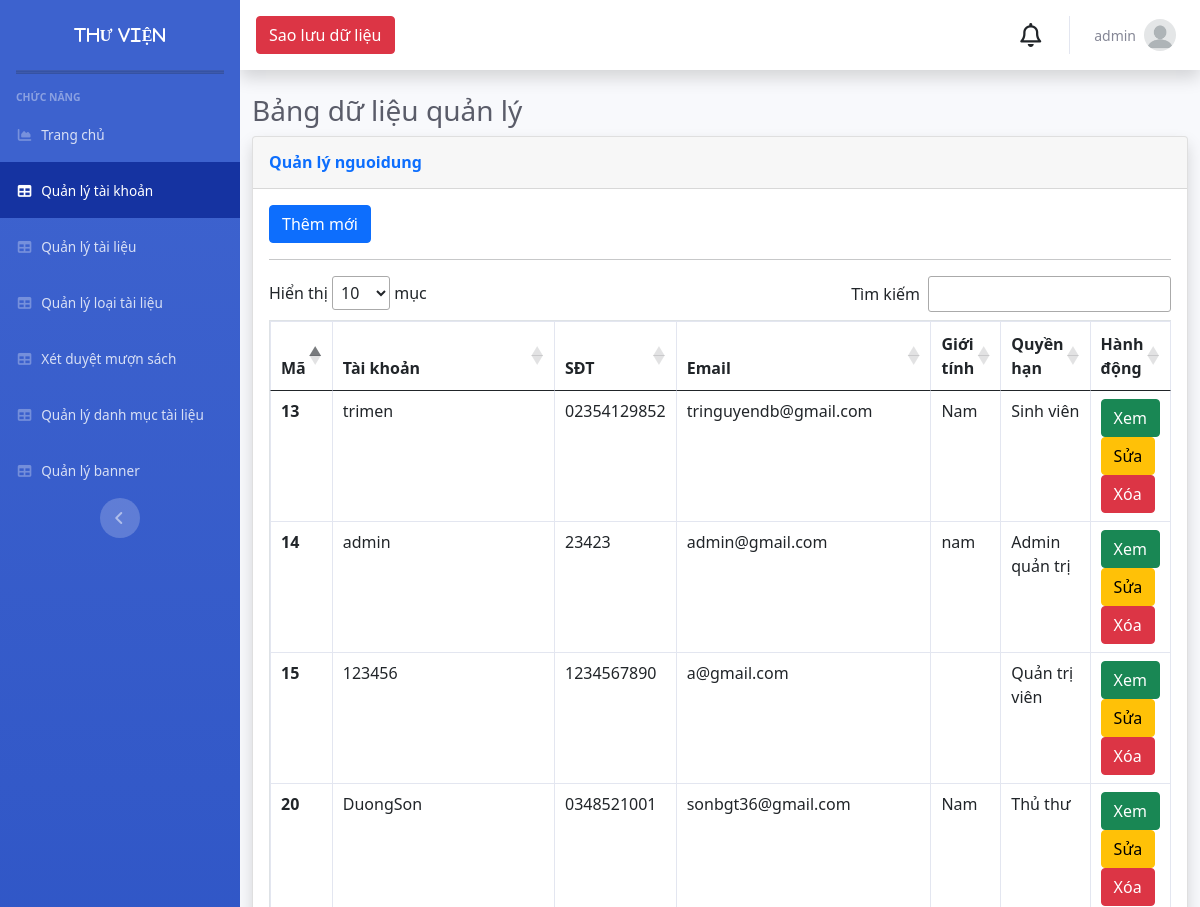
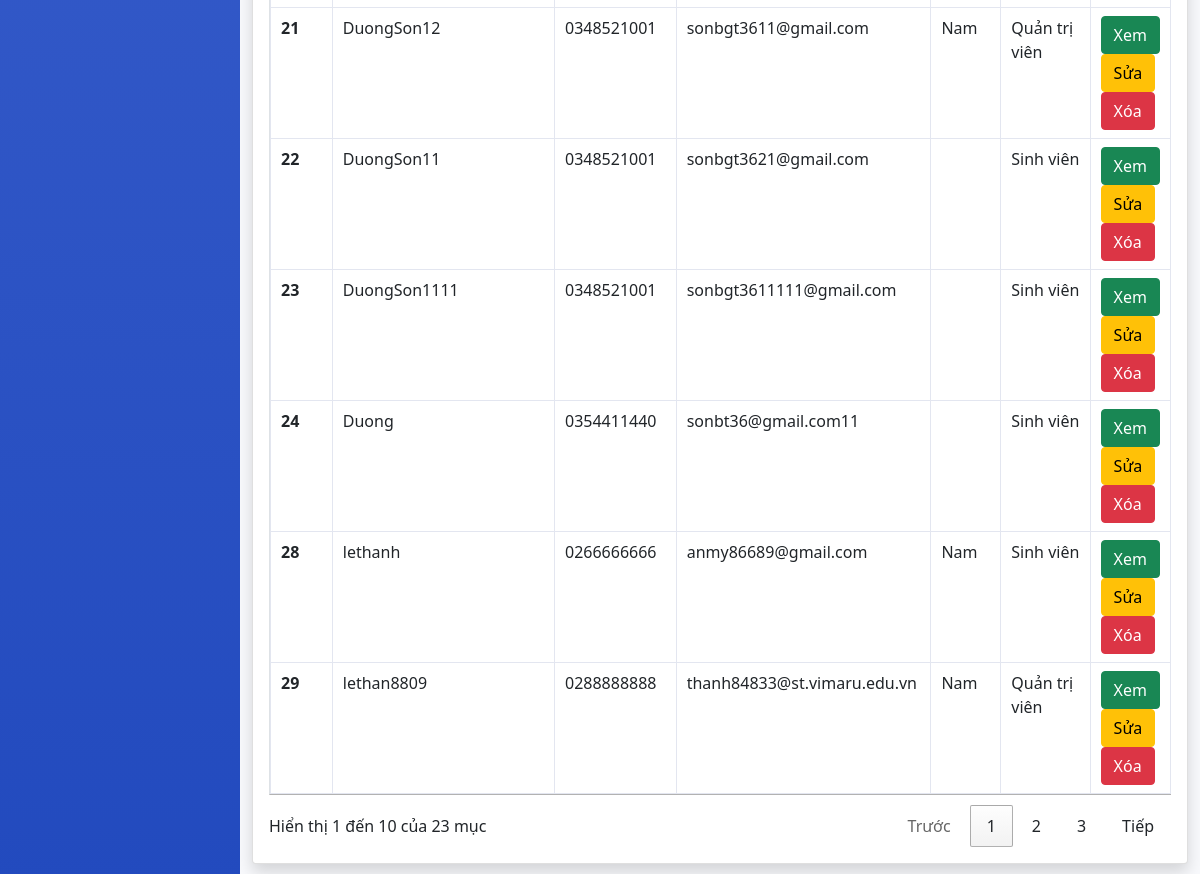
The app's page /Admin/index.php?mod=nguoidung (signed in) with its own data (2 pictures, top to bottom).
### tables this page shows
CREATE TABLE `nguoidung` (
  `MaND` int NOT NULL,
  `Ho` varchar(20) NOT NULL,
  `Ten` varchar(20) NOT NULL,
  `GioiTinh` varchar(10) NOT NULL,
  `SDT` varchar(20) DEFAULT NULL,
  `Email` varchar(50) NOT NULL,
  `DiaChi` varchar(200) NOT NULL,
  `TaiKhoan` varchar(100) NOT NULL,
  `MatKhau` varchar(100) NOT NULL,
  `MaQuyen` int NOT NULL,
  `TrangThai` int NOT NULL
);

### Admin/MVC/controllers/NguoiDungController.php (called while the page is built, shortened)
<?php
class NguoiDungController
{
    var $nguoidung_model;
    public function __construct()
    {
        $this->nguoidung_model = new nguoidung();
    }
    public function list()
    {
        $data = $this->nguoidung_model->All();
        require_once("MVC/Views/Admin/index.php");
    }
}

### Admin/MVC/Models/connection.php (called while the page is built, shortened)
<?php
class Connection
{
    function __construct()
    {
        $severname = "localhost";
        $username = "root";
        $password = "";
        $db_name = "thuvien";
        $this->conn = new mysqli($severname, $username, $password, $db_name);
    }
}

### Admin/MVC/Models/model.php (called while the page is built, shortened)
<?php
require_once("connection.php");
class Model
{
    var $table;
    var $contens;
    function __construct()
    {
        $conn_obj = new Connection();
        $this->conn = $conn_obj->conn;
    }
    function All()
    {
        $query = "select * from $this->table ORDER BY $this->contens DESC ";
        require("result.php");
        return $data;
    }
}

### Admin/MVC/Models/result.php (called while the page is built)
<?php
$result = $this->conn->query($query);
$data = array();
while ($row = $result->fetch_assoc()) {
    $data[] = $row;
}
?>

### Admin/MVC/Views/nguoidung/list.php (the view, shortened to what this page needs)
<?php if (isset($_SESSION['isLogin_AdminTong']) && $_SESSION['isLogin_AdminTong'] == true) { ?>
  <a href="?mod=nguoidung&act=add" type="button" class="btn btn-primary">Thêm mới</a>
<?php } ?>
<hr>
<table class="table table-bordered" id="dataTable" width="100%" cellspacing="0">
  <thead>
    <tr>
      <th scope="col">Mã</th>
      <th scope="col">Tài khoản</th>
      <th scope="col">SĐT</th>
      <th scope="col">Email</th>
      <th scope="col">Giới tính</th>
      <th scope="col">Quyền hạn</th>
      <th>Hành động</th>
    </tr>
  </thead>
  <tbody>
    <?php foreach ($data as $row) { ?>
      <tr>
        <th scope="row"><?= $row['MaND'] ?></th>
        <td><?= $row['TaiKhoan'] ?></td>
        <td><?= $row['SDT'] ?></td>
        <td><?= $row['Email'] ?></td>
        <td><?= $row['GioiTinh'] ?></td>
        <td>
          <?php
          if ($row['MaQuyen'] == 2) {
            echo 'Quản trị viên';
          } else {
            if ($row['MaQuyen'] == 1) {
              echo 'Sinh viên';
            } else
            if ($row['MaQuyen'] == 4) {
              echo 'Admin quản trị';
            } else {
              echo 'Thủ thư';
            }
          }
          ?>
        </td>
        <td>
          <a href="?mod=nguoidung&act=detail&id=<?= $row['MaND'] ?>" type="button" class="btn btn-success">Xem</a>
          <?php if (isset($_SESSION['isLogin_AdminTong']) && $_SESSION['isLogin_AdminTong'] == true) { ?>
            <a href="?mod=nguoidung&act=edit&id=<?= $row['MaND'] ?>" type="button" class="btn btn-warning">Sửa</a>
            <a href="?mod=nguoidung&act=delete&id=<?= $row['MaND'] ?>" onclick="return confirm('Bạn có thật sự muốn xóa ?');" type="button" class="btn btn-danger">Xóa</a>
        </td>
      </tr>
  <?php }
        } ?>
  </tbody>
</table>
<link rel="stylesheet" href="//cdn.datatables.net/1.11.2/css/jquery.dataTables.min.css">

### records on screen
nguoidung: MaND "29", TaiKhoan "lethan8809", SDT "0288888888", Email "thanh84833@st.vimaru.edu.vn", GioiTinh "Nam", shows "Quản trị viên"
nguoidung: MaND "28", TaiKhoan "lethanh", SDT "0266666666", Email "anmy86689@gmail.com", GioiTinh "Nam", shows "Sinh viên"
nguoidung: MaND "24", TaiKhoan "Duong", SDT "0354411440", Email "sonbt36@gmail.com11", shows "Sinh viên"
nguoidung: MaND "23", TaiKhoan "DuongSon1111", SDT "0348521001", Email "sonbgt3611111@gmail.com", shows "Sinh viên"
nguoidung: MaND "22", TaiKhoan "DuongSon11", SDT "0348521001", Email "sonbgt3621@gmail.com", shows "Sinh viên"
nguoidung: MaND "21", TaiKhoan "DuongSon12", SDT "0348521001", Email "sonbgt3611@gmail.com", GioiTinh "Nam", shows "Quản trị viên"
nguoidung: MaND "20", TaiKhoan "DuongSon", SDT "0348521001", Email "sonbgt36@gmail.com", GioiTinh "Nam", shows "Thủ thư"
nguoidung: MaND "15", TaiKhoan "123456", SDT "1234567890", Email "a@gmail.com", shows "Quản trị viên"
nguoidung: MaND "14", TaiKhoan "admin", SDT "23423", Email "admin@gmail.com", GioiTinh "nam", shows "Admin quản trị"
nguoidung: MaND "13", TaiKhoan "trimen", SDT "02354129852", Email "tringuyendb@gmail.com", GioiTinh "Nam", shows "Sinh viên"

### other values on screen
$_SESSION['login']['TaiKhoan'] "admin"
$mod "nguoidung"
